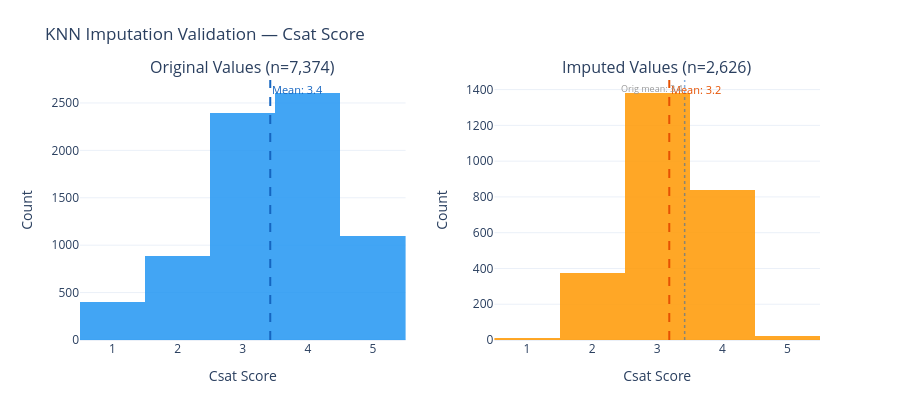
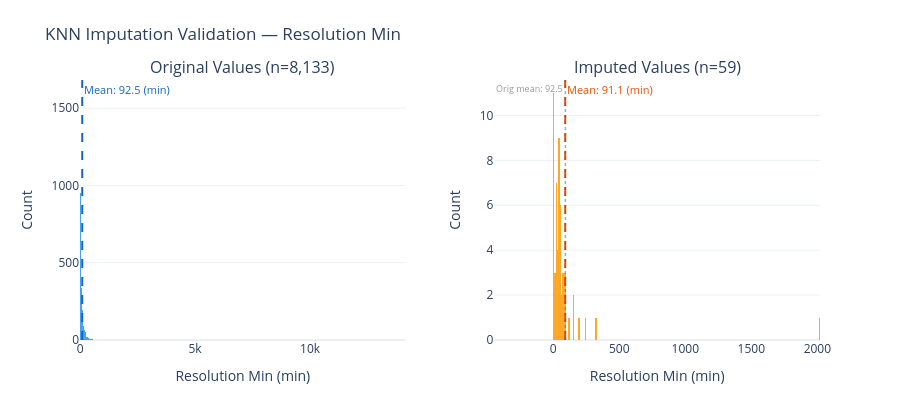
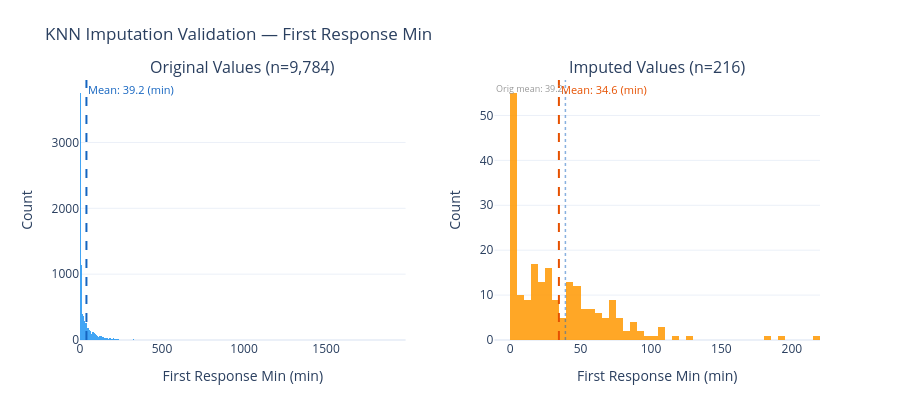

Notebook code cell kept with these figures, in order:
### Code cell
# ── Visualization: Before vs After Imputation ──────────────────────────────
from plotly.subplots import make_subplots

# Create a separate, clear chart for each imputed variable
for col in targets:
    orig = df.loc[~df[f"{col}_imputed"], col].dropna()
    imp = df.loc[df[f"{col}_imputed"], col]
    
    # Skip visualization if no imputed values remain (e.g., resolution_min after
    # structurally absent rows were restored to NaN)
    if len(imp) == 0:
        print(f"⏭️  {col}: no imputed values to visualize (all structurally absent)")
        continue
    
    col_label = col.replace("_", " ").title()
    unit = "" if col == "csat_score" else " (min)"
    
    # Choose appropriate bin size
    if col == "csat_score":
        xbins = dict(start=0.5, end=5.5, size=1)  # integer bins for CSAT
    elif col == "first_response_min":
        xbins = dict(size=5)
    else:
        xbins = dict(size=10)
    
    fig = make_subplots(rows=1, cols=2,
                        subplot_titles=[f"Original Values (n={len(orig):,})",
                                        f"Imputed Values (n={len(imp):,})"],
                        horizontal_spacing=0.12)
    
    # Original distribution (left)
    fig.add_trace(go.Histogram(
        x=orig, marker_color=ACCENT_BLUE, opacity=0.85,
        xbins=xbins, name="Original", showlegend=False,
    ), row=1, col=1)
    
    # Imputed distribution (right)
    fig.add_trace(go.Histogram(
        x=imp, marker_color=ACCENT_ORANGE, opacity=0.85,
        xbins=xbins, name="Imputed", showlegend=False,
    ), row=1, col=2)
    
    # Add mean lines with annotations
    fig.add_vline(x=orig.mean(), line_dash="dash", line_color="#1565C0", line_width=2, row=1, col=1,
                  annotation_text=f"Mean: {orig.mean():.1f}{unit}", annotation_position="top right",
                  annotation_font_size=11, annotation_font_color="#1565C0")
    fig.add_vline(x=imp.mean(), line_dash="dash", line_color="#E65100", line_width=2, row=1, col=2,
                  annotation_text=f"Mean: {imp.mean():.1f}{unit}", annotation_position="top right",
                  annotation_font_size=11, annotation_font_color="#E65100")
    
    # Also show original mean on imputed plot for comparison
    fig.add_vline(x=orig.mean(), line_dash="dot", line_color="#1565C0", line_width=1.5,
                  opacity=0.5, row=1, col=2,
                  annotation_text=f"Orig mean: {orig.mean():.1f}", annotation_position="top left",
                  annotation_font_size=9, annotation_font_color="#999")
    
    fig.update_layout(
        title_text=f"KNN Imputation Validation — {col_label}",
        height=400, template="plotly_white",
        margin=dict(t=80, b=60),
    )
    fig.update_xaxes(title_text=f"{col_label}{unit}")
    fig.update_yaxes(title_text="Count")
    
    fig.show()

# Save a combined summary image (only columns with imputed data)
imputed_cols = [c for c in targets if df[f"{c}_imputed"].sum() > 0]
n_cols = len(imputed_cols)

fig_summary = make_subplots(rows=1, cols=n_cols,
                            subplot_titles=[c.replace("_", " ").title() for c in imputed_cols])
for i, col in enumerate(imputed_cols, 1):
    orig = df.loc[~df[f"{col}_imputed"], col].dropna()
    imp = df.loc[df[f"{col}_imputed"], col]
    xbins = dict(start=0.5, end=5.5, size=1) if col == "csat_score" else dict(size=5 if "first" in col else 10)
    fig_summary.add_trace(go.Histogram(x=orig, name="Original", marker_color=ACCENT_BLUE,
                                       opacity=0.6, xbins=xbins, showlegend=(i == 1)), row=1, col=i)
    fig_summary.add_trace(go.Histogram(x=imp, name="Imputed", marker_color=ACCENT_ORANGE,
                                       opacity=0.6, xbins=xbins, showlegend=(i == 1)), row=1, col=i)
fig_summary.update_layout(title_text="KNN Imputation — Distribution Comparison", barmode="overlay",
                          height=400, template="plotly_white",
                          legend=dict(orientation="h", yanchor="bottom", y=-0.25, xanchor="center", x=0.5))
fig_summary.write_image(str(OUTPUT_DIR / "knn_imputation_validation.png"), scale=2)
print(f"\n📊 Imputation validation chart saved to outputs/knn_imputation_validation.png")

### Figure 1 — Plotly figure (JSON) as saved in the notebook; plotly's stock layout.template omitted (floating-point values rounded to 4 significant figures; data arrays with more than 128 entries replaced by an {"elided": "..."} marker saying what was removed)
{"data": [{"marker": {"color": "#2196F3"}, "name": "Original", "opacity": 0.85, "showlegend": false, "type": "histogram", "x": {"elided": "7374 float values"}, "xaxis": "x", "xbins": {"end": 5.5, "size": 1, "start": 0.5}, "yaxis": "y"}, {"marker": {"color": "#FF9800"}, "name": "Imputed", "opacity": 0.85, "showlegend": false, "type": "histogram", "x": {"elided": "2626 float values"}, "xaxis": "x2", "xbins": {"end": 5.5, "size": 1, "start": 0.5}, "yaxis": "y2"}], "layout": {"annotations": [{"font": {"size": 16}, "showarrow": false, "text": "Original Values (n=7,374)", "x": 0.22, "xanchor": "center", "xref": "paper", "y": 1, "yanchor": "bottom", "yref": "paper"}, {"font": {"size": 16}, "showarrow": false, "text": "Imputed Values (n=2,626)", "x": 0.78, "xanchor": "center", "xref": "paper", "y": 1, "yanchor": "bottom", "yref": "paper"}, {"font": {"color": "#1565C0", "size": 11}, "showarrow": false, "text": "Mean: 3.4", "x": 3.422, "xanchor": "left", "xref": "x", "y": 1, "yanchor": "top", "yref": "y domain"}, {"font": {"color": "#E65100", "size": 11}, "showarrow": false, "text": "Mean: 3.2", "x": 3.185, "xanchor": "left", "xref": "x2", "y": 1, "yanchor": "top", "yref": "y2 domain"}, {"font": {"color": "#999", "size": 9}, "showarrow": false, "text": "Orig mean: 3.4", "x": 3.422, "xanchor": "right", "xref": "x2", "y": 1, "yanchor": "top", "yref": "y2 domain"}], "height": 400, "margin": {"b": 60, "t": 80}, "shapes": [{"line": {"color": "#1565C0", "dash": "dash", "width": 2}, "type": "line", "x0": 3.422, "x1": 3.422, "xref": "x", "y0": 0, "y1": 1, "yref": "y domain"}, {"line": {"color": "#E65100", "dash": "dash", "width": 2}, "type": "line", "x0": 3.185, "x1": 3.185, "xref": "x2", "y0": 0, "y1": 1, "yref": "y2 domain"}, {"line": {"color": "#1565C0", "dash": "dot", "width": 1.5}, "opacity": 0.5, "type": "line", "x0": 3.422, "x1": 3.422, "xref": "x2", "y0": 0, "y1": 1, "yref": "y2 domain"}], "title": {"text": "KNN Imputation Validation — Csat Score"}, "xaxis": {"anchor": "y", "domain": [0, 0.44], "title": {"text": "Csat Score"}}, "xaxis2": {"anchor": "y2", "domain": [0.56, 1], "title": {"text": "Csat Score"}}, "yaxis": {"anchor": "x", "domain": [0, 1], "title": {"text": "Count"}}, "yaxis2": {"anchor": "x2", "domain": [0, 1], "title": {"text": "Count"}}}}

### Figure 2 — Plotly figure (JSON) as saved in the notebook; plotly's stock layout.template omitted (floating-point values rounded to 4 significant figures; data arrays with more than 128 entries replaced by an {"elided": "..."} marker saying what was removed)
{"data": [{"marker": {"color": "#2196F3"}, "name": "Original", "opacity": 0.85, "showlegend": false, "type": "histogram", "x": {"elided": "8133 float values"}, "xaxis": "x", "xbins": {"size": 10}, "yaxis": "y"}, {"marker": {"color": "#FF9800"}, "name": "Imputed", "opacity": 0.85, "showlegend": false, "type": "histogram", "x": [110.2, 93.1, 87.0, 74.6, 154.3, 45.7, 89.7, 24.0, 91.2, 42.8, 49.6, 10.3, 27.5, 9.3, 50.4, 34.0, 46.6, 4.4, 62.6, 2012.0, 26.8, 46.1, 9.0, 198.7, 87.5, 46.0, 5.6, 58.5, 35.4, 4.5, 5.9, 3.9, 40.1, 4.8, 20.4, 30.1, 121.9, 47.1, 24.6, 77.8, 14.1, 50.7, 7.6, 57.1, 32.1, 19.6, 73.0, 55.9, 329.1, 94.7, 153.3, 6.1, 5.5, 41.3, 21.8, 55.4, 247.3, 66.3, 28.2], "xaxis": "x2", "xbins": {"size": 10}, "yaxis": "y2"}], "layout": {"annotations": [{"font": {"size": 16}, "showarrow": false, "text": "Original Values (n=8,133)", "x": 0.22, "xanchor": "center", "xref": "paper", "y": 1, "yanchor": "bottom", "yref": "paper"}, {"font": {"size": 16}, "showarrow": false, "text": "Imputed Values (n=59)", "x": 0.78, "xanchor": "center", "xref": "paper", "y": 1, "yanchor": "bottom", "yref": "paper"}, {"font": {"color": "#1565C0", "size": 11}, "showarrow": false, "text": "Mean: 92.5 (min)", "x": 92.52, "xanchor": "left", "xref": "x", "y": 1, "yanchor": "top", "yref": "y domain"}, {"font": {"color": "#E65100", "size": 11}, "showarrow": false, "text": "Mean: 91.1 (min)", "x": 91.08, "xanchor": "left", "xref": "x2", "y": 1, "yanchor": "top", "yref": "y2 domain"}, {"font": {"color": "#999", "size": 9}, "showarrow": false, "text": "Orig mean: 92.5", "x": 92.52, "xanchor": "right", "xref": "x2", "y": 1, "yanchor": "top", "yref": "y2 domain"}], "height": 400, "margin": {"b": 60, "t": 80}, "shapes": [{"line": {"color": "#1565C0", "dash": "dash", "width": 2}, "type": "line", "x0": 92.52, "x1": 92.52, "xref": "x", "y0": 0, "y1": 1, "yref": "y domain"}, {"line": {"color": "#E65100", "dash": "dash", "width": 2}, "type": "line", "x0": 91.08, "x1": 91.08, "xref": "x2", "y0": 0, "y1": 1, "yref": "y2 domain"}, {"line": {"color": "#1565C0", "dash": "dot", "width": 1.5}, "opacity": 0.5, "type": "line", "x0": 92.52, "x1": 92.52, "xref": "x2", "y0": 0, "y1": 1, "yref": "y2 domain"}], "title": {"text": "KNN Imputation Validation — Resolution Min"}, "xaxis": {"anchor": "y", "domain": [0, 0.44], "title": {"text": "Resolution Min (min)"}}, "xaxis2": {"anchor": "y2", "domain": [0.56, 1], "title": {"text": "Resolution Min (min)"}}, "yaxis": {"anchor": "x", "domain": [0, 1], "title": {"text": "Count"}}, "yaxis2": {"anchor": "x2", "domain": [0, 1], "title": {"text": "Count"}}}}

### Figure 3 — Plotly figure (JSON) as saved in the notebook; plotly's stock layout.template omitted (floating-point values rounded to 4 significant figures; data arrays with more than 128 entries replaced by an {"elided": "..."} marker saying what was removed)
{"data": [{"marker": {"color": "#2196F3"}, "name": "Original", "opacity": 0.85, "showlegend": false, "type": "histogram", "x": {"elided": "9784 float values"}, "xaxis": "x", "xbins": {"size": 5}, "yaxis": "y"}, {"marker": {"color": "#FF9800"}, "name": "Imputed", "opacity": 0.85, "showlegend": false, "type": "histogram", "x": {"elided": "216 float values"}, "xaxis": "x2", "xbins": {"size": 5}, "yaxis": "y2"}], "layout": {"annotations": [{"font": {"size": 16}, "showarrow": false, "text": "Original Values (n=9,784)", "x": 0.22, "xanchor": "center", "xref": "paper", "y": 1, "yanchor": "bottom", "yref": "paper"}, {"font": {"size": 16}, "showarrow": false, "text": "Imputed Values (n=216)", "x": 0.78, "xanchor": "center", "xref": "paper", "y": 1, "yanchor": "bottom", "yref": "paper"}, {"font": {"color": "#1565C0", "size": 11}, "showarrow": false, "text": "Mean: 39.2 (min)", "x": 39.25, "xanchor": "left", "xref": "x", "y": 1, "yanchor": "top", "yref": "y domain"}, {"font": {"color": "#E65100", "size": 11}, "showarrow": false, "text": "Mean: 34.6 (min)", "x": 34.63, "xanchor": "left", "xref": "x2", "y": 1, "yanchor": "top", "yref": "y2 domain"}, {"font": {"color": "#999", "size": 9}, "showarrow": false, "text": "Orig mean: 39.2", "x": 39.25, "xanchor": "right", "xref": "x2", "y": 1, "yanchor": "top", "yref": "y2 domain"}], "height": 400, "margin": {"b": 60, "t": 80}, "shapes": [{"line": {"color": "#1565C0", "dash": "dash", "width": 2}, "type": "line", "x0": 39.25, "x1": 39.25, "xref": "x", "y0": 0, "y1": 1, "yref": "y domain"}, {"line": {"color": "#E65100", "dash": "dash", "width": 2}, "type": "line", "x0": 34.63, "x1": 34.63, "xref": "x2", "y0": 0, "y1": 1, "yref": "y2 domain"}, {"line": {"color": "#1565C0", "dash": "dot", "width": 1.5}, "opacity": 0.5, "type": "line", "x0": 39.25, "x1": 39.25, "xref": "x2", "y0": 0, "y1": 1, "yref": "y2 domain"}], "title": {"text": "KNN Imputation Validation — First Response Min"}, "xaxis": {"anchor": "y", "domain": [0, 0.44], "title": {"text": "First Response Min (min)"}}, "xaxis2": {"anchor": "y2", "domain": [0.56, 1], "title": {"text": "First Response Min (min)"}}, "yaxis": {"anchor": "x", "domain": [0, 1], "title": {"text": "Count"}}, "yaxis2": {"anchor": "x2", "domain": [0, 1], "title": {"text": "Count"}}}}
